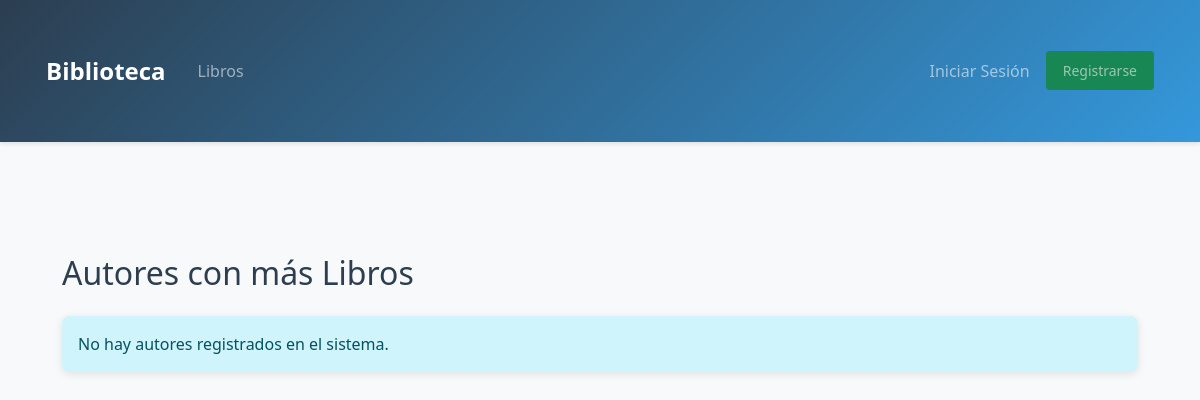
Page /libros/autores-ranking/ on the earlier database version.
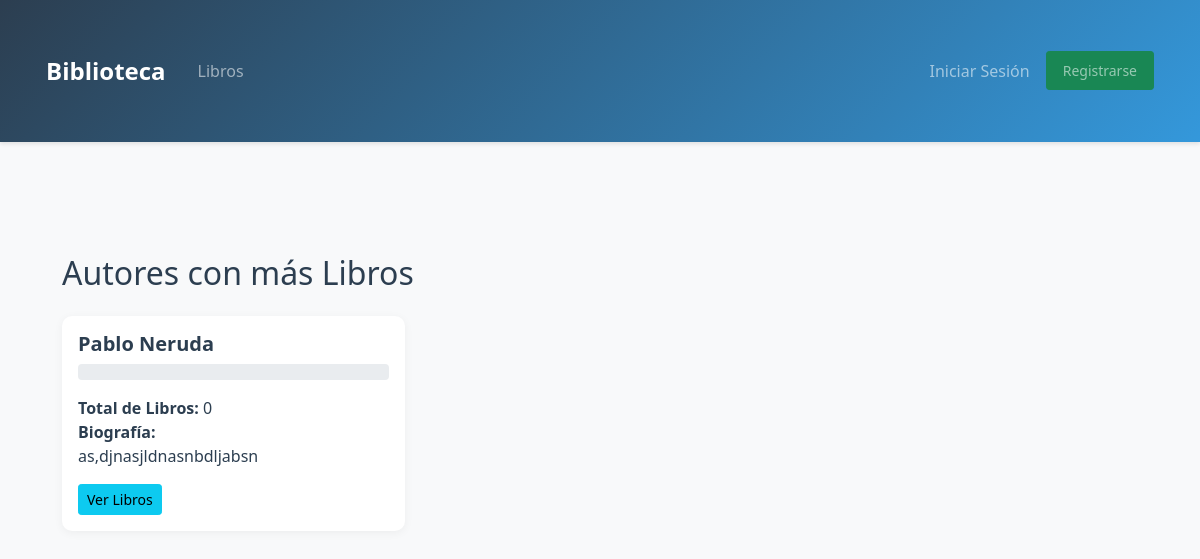
Same page on the later database version.
### libros/models.py (models this page shows, shortened)
class Autor(models.Model):
    NACIONALIDADES = [
        ('AR', 'Argentina'),
        ('BO', 'Bolivia'),
        ('BR', 'Brasil'),
        ('CL', 'Chile'),
        ('CO', 'Colombia'),
        ('EC', 'Ecuador'),
        ('ES', 'España'),
        ('MX', 'México'),
        ('PE', 'Perú'),
        ('PY', 'Paraguay'),
        ('UY', 'Uruguay'),
        ('VE', 'Venezuela'),
        ('OT', 'Otra')
    ]
    nombre = models.CharField(max_length=100)
    apellido = models.CharField(max_length=100)
    nacionalidad = models.CharField(max_length=2, choices=NACIONALIDADES, default='OT')
    biografia = models.TextField(blank=True)
    class Meta:
        ordering = ['apellido', 'nombre']

### libros/views.py (the view)
# urls.py: path('autores-ranking/', views.autores_mas_libros, name='autores_mas_libros'),
def autores_mas_libros(request):
    autores = Autor.objects.annotate(num_libros=Count('libros')).order_by('-num_libros')
    return render(request, 'libros/autores_mas_libros.html', {'autores': autores})

### libros/templates/libros/autores_mas_libros.html (shortened to what this page needs)
{% extends 'base.html' %}
{% block content %}
<div class="container mt-4">
    <h2 class="mb-4">Autores con más Libros</h2>
    <div class="row">
        {% if autores %}
            {% for autor in autores %}
            <div class="col-md-4 mb-4">
                <div class="card h-100">
                    <div class="card-body">
                        <h5 class="card-title">{{ autor.nombre }} {{ autor.apellido }}</h5>
                        <div class="progress mb-3">
                        </div>
                        <p class="card-text">
                            <strong>Total de Libros:</strong> {{ autor.num_libros }}<br>
                            {% if autor.biografia %}
                            <strong>Biografía:</strong><br>
                            {{ autor.biografia|truncatewords:30 }}
                            {% endif %}
                        </p>
                        <button type="button" class="btn btn-info btn-sm"
                                data-bs-toggle="modal"
                                data-bs-target="#autorModal{{ autor.id }}">
                            Ver Libros
                        </button>
                    </div>
                </div>
            </div>
            {% endfor %}
        {% else %}
            <div class="col-12">
                <div class="alert alert-info">
                    No hay autores registrados en el sistema.
                </div>
            </div>
        {% endif %}
    </div>
</div>
{% endblock %}

Differences in the rows shown:
added Autor: nombre "Pablo", apellido "Neruda", num_libros "0", biografia "as,djnasjldnasnbdljabsn"
Other differences:
text no longer shown: "No hay autores registrados en el sistema."
